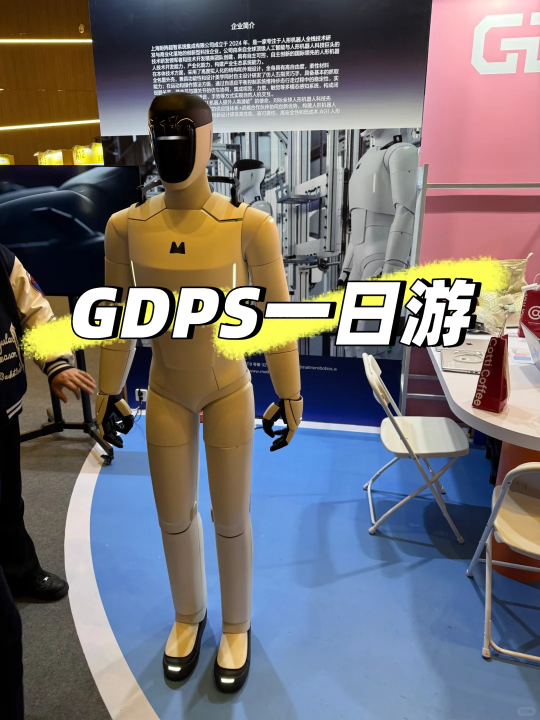
#> input picture Spider_XHS/datas/media_datas/VPXer们的快乐科研生活_63428cc7000000001901f9a4/GDPS参加表演赛的一天_693c0f49000000001e031c02/image_0.jpg, 1080 x 1440 px (shown at 1/2 size)
$ python -i publication_card_images.py   (imports and definitions only)
#> lines starting #> are read from the running program, lines starting #| are printed output that depends on the picture; after the words box and inside, x2 and y2 are one past the last pixel; in counts of white or black regions, pixels touching at a corner belong together
#> further down, picture is the input picture: PIL image 1080x1440 RGB; mean R, G, B 116.7, 113.3, 115.4
from __future__ import annotations

import hashlib
import io
import mimetypes
import re
import shutil
import subprocess
import tempfile
from dataclasses import dataclass
from pathlib import Path
from typing import Iterable
from urllib.parse import urljoin, urlparse

import requests
from bs4 import BeautifulSoup
from PIL import Image, ImageChops, ImageEnhance, ImageFile, ImageFilter, ImageOps, ImageStat

TIMEOUT_SECONDS = 20
CARD_SIZE = (1440, 810)
MAX_FETCHED_CANDIDATES = 16
MAX_VIDEO_BYTES = 40 * 1024 * 1024
MIN_IMAGE_WIDTH = 240
MIN_IMAGE_HEIGHT = 160
MIN_IMAGE_AREA = 320 * 180
MAX_IMAGE_ASPECT_RATIO = 5.0
MIN_IMAGE_ASPECT_RATIO = 0.55
PIPELINE_VERSION = "card-v3"
MEDIA_IMAGE = "image"
MEDIA_VIDEO = "video"
USER_AGENT = (
    "Mozilla/5.0 (Macintosh; Intel Mac OS X 10_15_7) "
    "AppleWebKit/537.36 (KHTML, like Gecko) Chrome/123.0 Safari/537.36"
)
PRIORITY_KEYWORDS = (
    "teaser",
    "overview",
    "method",
    "framework",
    "pipeline",
    "architecture",
    "result",
    "visual",
    "figure",
    "demo",
    "project",
    "hero",
    "tracking",
    "scene",
)
NEGATIVE_KEYWORDS = (
    "logo",
    "icon",
    "favicon",
    "avatar",
    "portrait",
    "author",
    "footer",
    "sponsor",
    "partner",
    "badge",
    "qr",
    "wechat",
    "thumbnail-small",
)
META_IMAGE_SPECS = (
    ("property", "og:image", 130),
    ("property", "og:image:url", 128),
    ("name", "twitter:image", 122),
    ("name", "twitter:image:src", 120),
    ("itemprop", "image", 118),
    ("itemprop", "thumbnailUrl", 116),
)
VIDEO_EXTENSIONS = {".mp4", ".webm", ".mov", ".m4v"}
VIDEO_MIME_HINTS = ("video/mp4", "video/webm", "video/quicktime")
TITLE_STOPWORDS = {
    "a",
    "an",
    "and",
    "based",
    "by",
    "end",
    "enhancing",
    "for",
    "framework",
    "from",
    "in",
    "initial",
    "large",
    "language",
    "learning",
    "manipulation",
    "model",
    "models",
    "multimodal",
    "of",
    "on",
    "over",
    "policy",
    "robotic",
    "surgical",
    "system",
    "the",
    "to",
    "tracking",
    "using",
    "via",
    "with",
    "zero",
}

ImageFile.LOAD_TRUNCATED_IMAGES = True


@dataclass(frozen=True)
class MediaCandidateRef:
    url: str
    score: float
    source: str
    media_type: str
    context_text: str = ""
    poster_url: str = ""


@dataclass(frozen=True)
class PageMediaCatalog:
    page_url: str
    status_code: int
    candidates: tuple[MediaCandidateRef, ...]


@dataclass
class EvaluatedImageCandidate:
    candidate: MediaCandidateRef
    score: float
    image: Image.Image


@dataclass
class EvaluatedVideoCandidate:
    candidate: MediaCandidateRef
    score: float
    local_video: str
    preview_image: Image.Image


@dataclass(frozen=True)
class PublicationCardAsset:
    status_code: int
    media_type: str
    media: str
    image: str
    poster: str
    source_url: str
    reserved_source_urls: tuple[str, ...]


def clean_text(text: str) -> str:
    return " ".join((text or "").split()).strip()


# [116 lines left out: functions _dedupe_keep_order, _requests_session, _pick_best_srcset_candidate, _resolve_asset_candidates, _extract_img_sources, _extract_video_sources and 2 more, not called in this run]


def _keyword_hits(text: str, keywords: tuple[str, ...]) -> int:
    lowered = text.lower()
    return sum(1 for keyword in keywords if keyword in lowered)


# [54 lines left out: functions _extract_context_text, _score_media_tag, not called in this run]


def _normalize_match_text(text: str) -> str:
    return clean_text(re.sub(r"[^a-z0-9]+", " ", (text or "").lower()))


# [193 lines left out: functions _title_keywords, _publication_match_bonus, inspect_webpage, not called in this run]


def find_image_candidates(page_url: str) -> list[MediaCandidateRef]:
    catalog = inspect_webpage(page_url)
    return [candidate for candidate in catalog.candidates if candidate.media_type == MEDIA_IMAGE]


# [34 lines left out: functions _looks_like_svg, _load_image_from_bytes, _background_uniformity_score, not called in this run]


def _estimated_background_color(image: Image.Image) -> tuple[int, int, int]:
    preview = image.convert("RGB").resize((64, 36), Image.Resampling.LANCZOS)
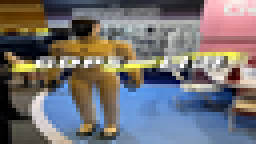
#> preview: PIL image 64x36 RGB (shown 4 times larger); mean R, G, B 116.6, 113.2, 115.3
    corners = [
        preview.crop((0, 0, 8, 8)),
        preview.crop((56, 0, 64, 8)),
        preview.crop((0, 28, 8, 36)),
        preview.crop((56, 28, 64, 36)),
    ]
    corner_stats = [ImageStat.Stat(corner) for corner in corners]
#> corner_stats = 4 items
    return tuple(
        int(sum(stat.mean[channel] for stat in corner_stats) / len(corner_stats))
        for channel in range(3)
    )


def _content_bbox(image: Image.Image, threshold: int = 12) -> tuple[int, int, int, int] | None:
    rgb = image.convert("RGB")
    background = Image.new("RGB", rgb.size, _estimated_background_color(rgb))
    diff = ImageChops.difference(rgb, background).convert("L")
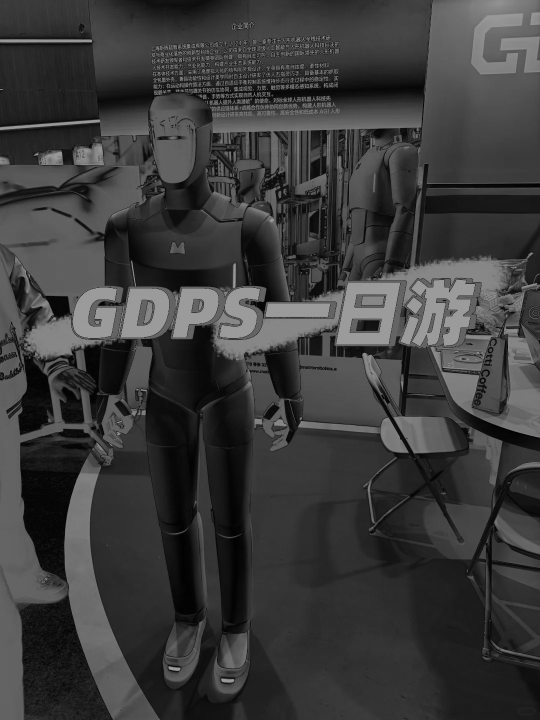
#> diff: PIL image 1080x1440 L (shown at 1/2 size); min 0, max 155, mean 59
    mask = diff.point(lambda value: 255 if value > threshold else 0)
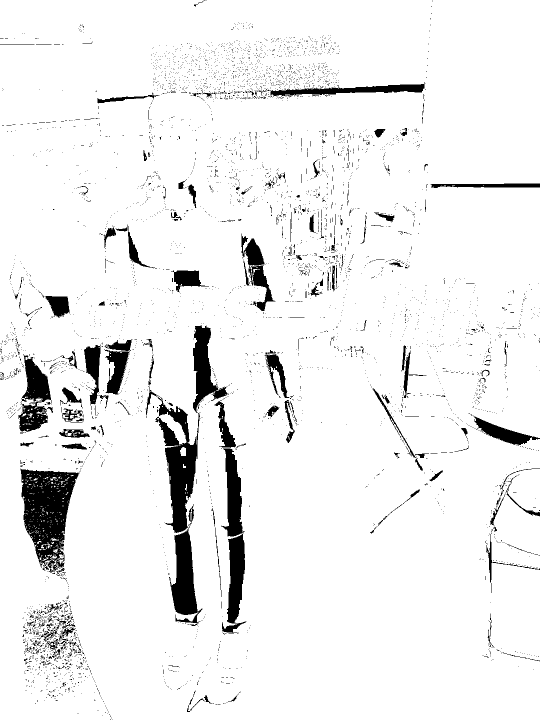
#> mask: PIL image 1080x1440 L (shown at 1/2 size); 93.4% white; 5137 black regions (4930 under 20 px), largest, box (x1, y1, x2, y2) and area: (291, 651, 458, 1066) 15350, (41, 937, 159, 1145) 13992, (442, 897, 493, 1267) 9391
    return mask.getbbox()


# [7 lines left out: function _content_occupancy_ratio, not called in this run]


def _crop_to_content(image: Image.Image) -> Image.Image:
    bbox = _content_bbox(image)
#> bbox = (0, 0, 1080, 1440)
    if not bbox:
        return image

    width, height = image.size
#> width = 1080; height = 1440
    left, top, right, bottom = bbox
#> left = 0; top = 0; right = 1080; bottom = 1440
    margins = (left, top, width - right, height - bottom)
#> margins = (0, 0, 0, 0)
    if max(margins) < max(24, int(min(width, height) * 0.08)):
        return image

    pad_x = max(16, int((right - left) * 0.06))
    pad_y = max(16, int((bottom - top) * 0.08))
    crop_box = (
        max(0, left - pad_x),
        max(0, top - pad_y),
        min(width, right + pad_x),
        min(height, bottom + pad_y),
    )
    cropped = image.crop(crop_box)
    if cropped.width < 160 or cropped.height < 120:
        return image
    return cropped


# [76 lines left out: functions _skin_tone_ratio, _portrait_like_penalty, _score_downloaded_image, not called in this run]


def _build_card_image(source_image: Image.Image) -> Image.Image:
    target_width, target_height = CARD_SIZE
    source_rgb = _crop_to_content(source_image).convert("RGB")
    background = ImageOps.fit(
        source_rgb,
        CARD_SIZE,
        method=Image.Resampling.LANCZOS,
        centering=(0.5, 0.5),
    )
#> background: PIL image 1440x810 RGB
    background = background.filter(ImageFilter.GaussianBlur(radius=28))
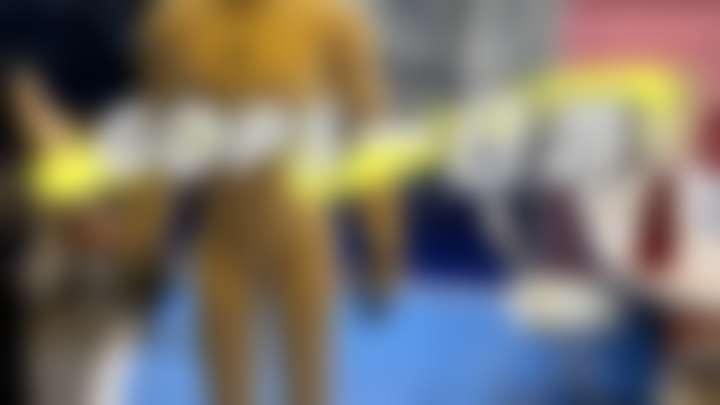
#> background: PIL image 1440x810 RGB (shown at 1/2 size); mean R, G, B 121.1, 114.2, 104.7
    background = ImageEnhance.Brightness(background).enhance(0.62)
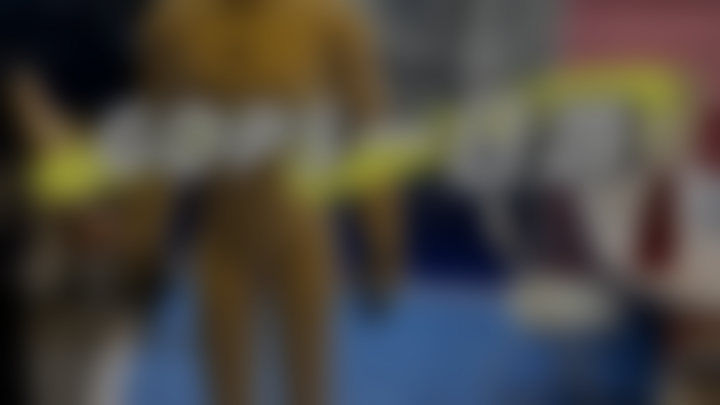
#> background: PIL image 1440x810 RGB (shown at 1/2 size); mean R, G, B 74.6, 70.3, 64.4
    background = ImageEnhance.Color(background).enhance(0.9)

    canvas = background.convert("RGBA")
    max_foreground_width = int(target_width * 0.9)
    max_foreground_height = int(target_height * 0.86)
    foreground = ImageOps.contain(
        source_image,
        (max_foreground_width, max_foreground_height),
        method=Image.Resampling.LANCZOS,
    )
    foreground = foreground.filter(ImageFilter.UnsharpMask(radius=1.5, percent=110, threshold=2))

    frame_padding = 22
    frame_width = foreground.width + frame_padding * 2
#> frame_width = 566
    frame_height = foreground.height + frame_padding * 2
#> frame_height = 740
    frame_left = (target_width - frame_width) // 2
#> frame_left = 437
    frame_top = (target_height - frame_height) // 2
#> frame_top = 35
    frame_box = (
        frame_left,
        frame_top,
        frame_left + frame_width,
        frame_top + frame_height,
    )
#> frame_box = (437, 35, 1003, 775)

    shadow_box = (
        frame_box[0] + 6,
        frame_box[1] + 10,
        frame_box[2] + 6,
        frame_box[3] + 10,
    )
#> shadow_box = (443, 45, 1009, 785)
    shadow_draw = Image.new("RGBA", CARD_SIZE, (0, 0, 0, 0))
#> shadow_draw: PIL image 1440x810 RGBA; every value is 0
    shadow_draw.paste((0, 0, 0, 78), shadow_box)
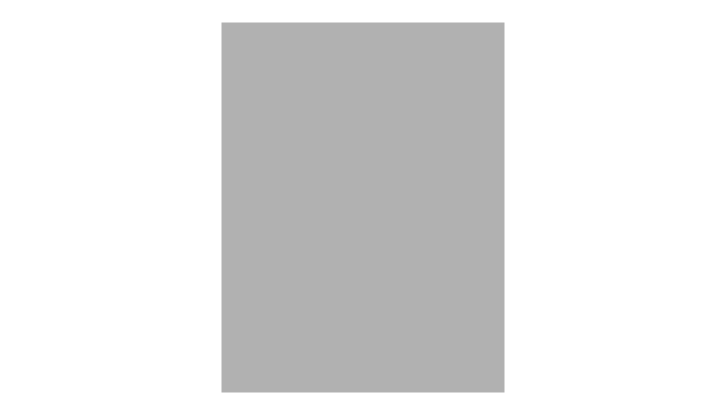
#> shadow_draw: PIL image 1440x810 RGBA (shown at 1/2 size); mean R, G, B, A 0, 0, 0, 28; transparent parts drawn white
    canvas = Image.alpha_composite(
        canvas,
        shadow_draw.filter(ImageFilter.GaussianBlur(radius=18)),
    )

    frame_overlay = Image.new("RGBA", CARD_SIZE, (0, 0, 0, 0))
    frame_overlay.paste((252, 252, 252, 230), frame_box)
    canvas = Image.alpha_composite(canvas, frame_overlay)
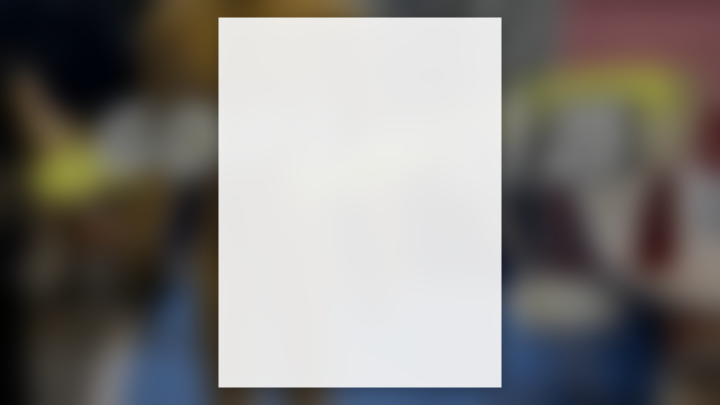
#> canvas: PIL image 1440x810 RGBA (shown at 1/2 size); mean R, G, B, A 129.3, 126.1, 122.9, 255

    foreground_left = (target_width - foreground.width) // 2
#> foreground_left = 459
    foreground_top = (target_height - foreground.height) // 2
#> (the run stopped early here; a loop or call above may not have finished)

$ run again, on Spider_XHS/datas/media_datas/VPXer们的快乐科研生活_63428cc7000000001901f9a4/GDPS参加表演赛的一天_693c0f49000000001e031c02/image_1.jpg
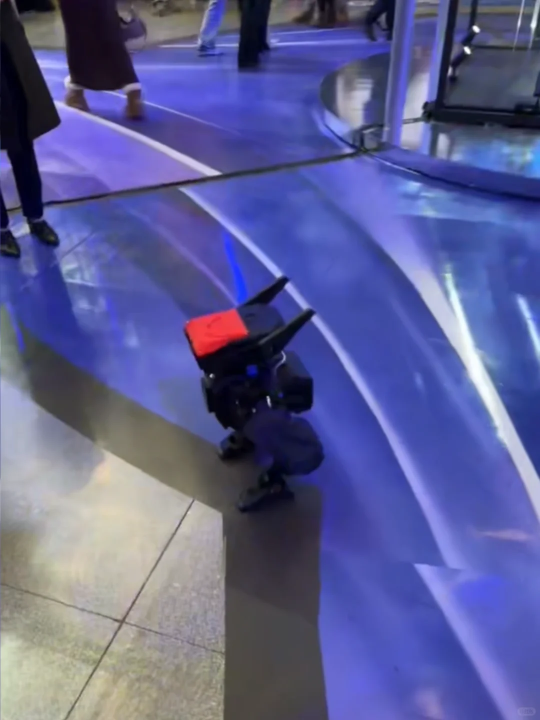
#> input picture Spider_XHS/datas/media_datas/VPXer们的快乐科研生活_63428cc7000000001901f9a4/GDPS参加表演赛的一天_693c0f49000000001e031c02/image_1.jpg, 1080 x 1440 px (shown at 1/2 size)
#> picture is the input picture: PIL image 1080x1440 RGB; mean R, G, B 93.5, 95.8, 147.3
#> corner_stats = 4 items
#> in _content_bbox, `mask = diff.point(lambda value: 255 if value > threshold else 0)`:
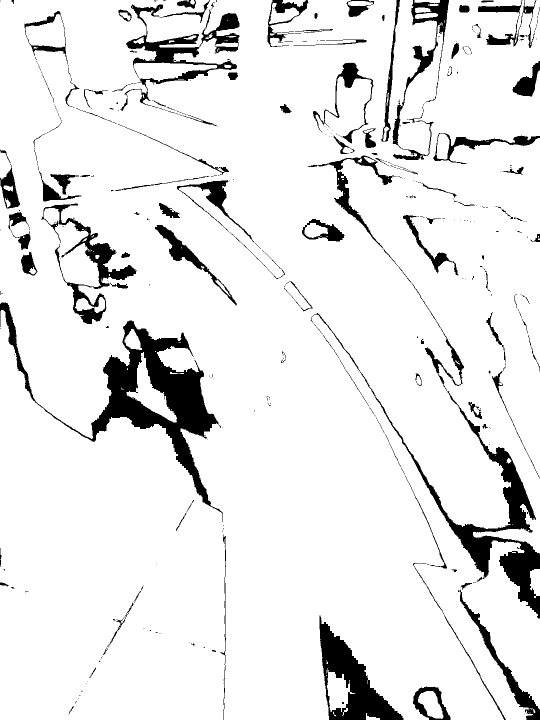
#> mask: PIL image 1080x1440 L (shown at 1/2 size); 90.9% white; 461 black regions (338 under 20 px), largest, box (x1, y1, x2, y2) and area: (0, 605, 446, 1044) 31752, (615, 311, 1080, 1237) 24878, (639, 1231, 807, 1440) 12911
#> bbox = (0, 0, 1080, 1440)
#> left = 0; right = 1080; bottom = 1440
#> margins = (0, 0, 0, 0)
#> in _build_card_image, `canvas = Image.alpha_composite(canvas, frame_overlay)`:
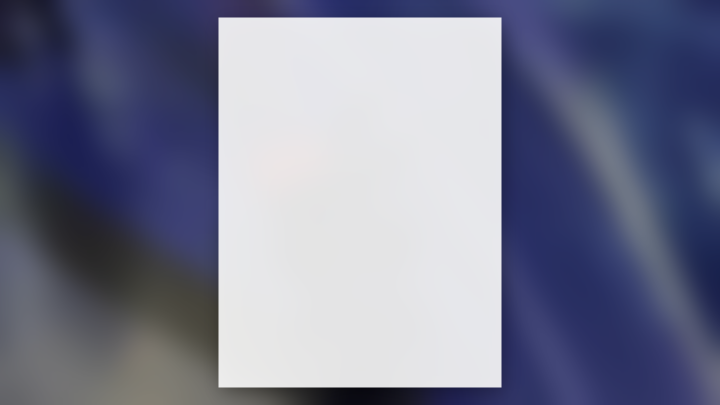
#> canvas: PIL image 1440x810 RGBA (shown at 1/2 size); mean R, G, B, A 120.9, 124, 145.9, 255

$ run again, on Spider_XHS/datas/media_datas/VPXer们的快乐科研生活_63428cc7000000001901f9a4/GDPS参加表演赛的一天_693c0f49000000001e031c02/image_3.jpg
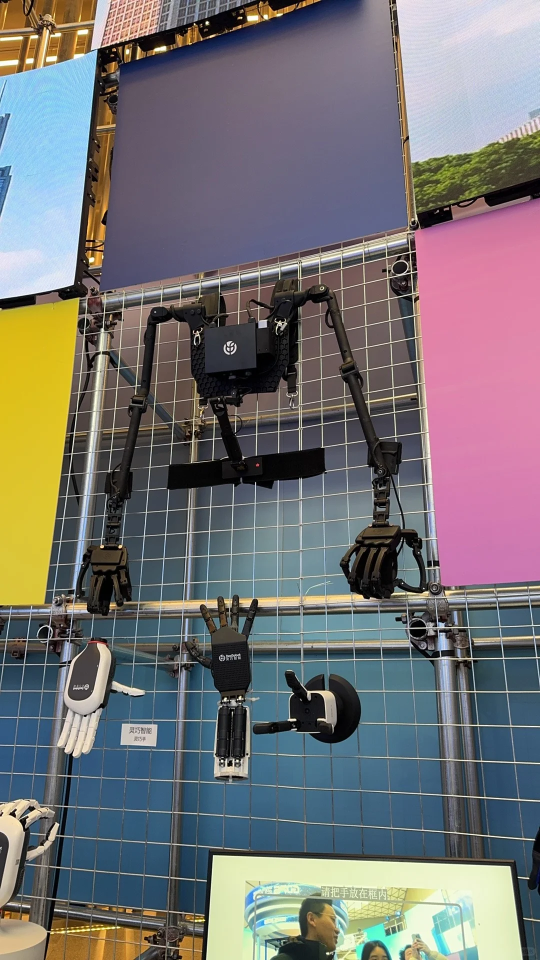
#> input picture Spider_XHS/datas/media_datas/VPXer们的快乐科研生活_63428cc7000000001901f9a4/GDPS参加表演赛的一天_693c0f49000000001e031c02/image_3.jpg, 1080 x 1920 px (shown at 1/2 size)
#> picture is the input picture: PIL image 1080x1920 RGB; mean R, G, B 117.6, 115.1, 116.4
#> corner_stats = 4 items
#> mask: PIL image 1080x1920 L; 95.8% white; 9077 black regions (8815 under 20 px), largest, box (x1, y1, x2, y2) and area: (690, 0, 789, 154) 8790, (649, 1040, 698, 1093) 2221, (604, 1097, 649, 1153) 2219
#> bbox = (0, 0, 1080, 1920)
#> left = 0; right = 1080; bottom = 1920
#> margins = (0, 0, 0, 0)
#> in _build_card_image, `canvas = Image.alpha_composite(canvas, frame_overlay)`:
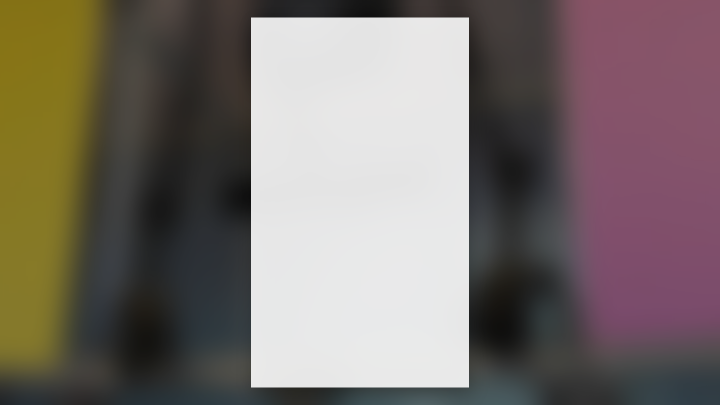
#> canvas: PIL image 1440x810 RGBA (shown at 1/2 size); mean R, G, B, A 123.2, 113.5, 108.7, 255
